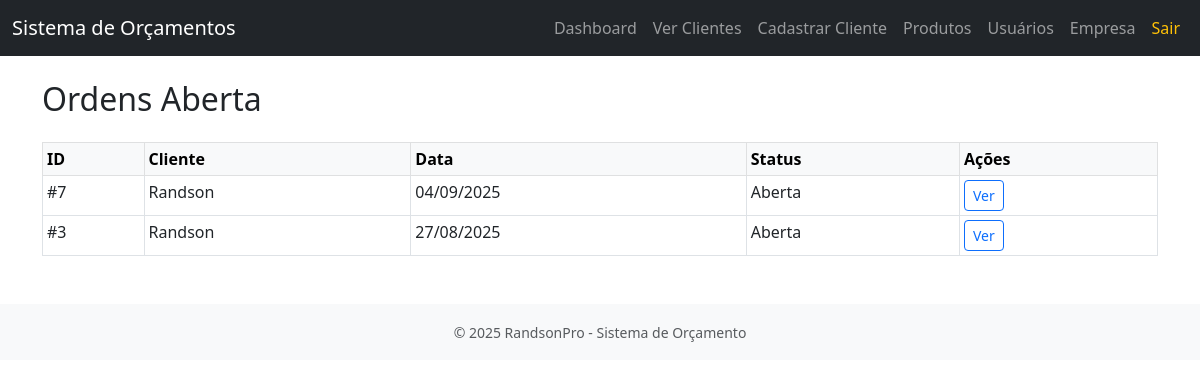
Page /ordens/Aberta (signed in) on the committed database.
### models.py (models this page shows, shortened)
class OrdemServico(db.Model):
    __tablename__ = 'ordens_servico'
    id = db.Column(db.Integer, primary_key=True)
    cliente_id = db.Column(db.Integer, db.ForeignKey('clientes.id'), nullable=False)
    observacoes = db.Column(db.Text)
    data_criacao = db.Column(db.DateTime, default=datetime.utcnow)
    desconto = db.Column(db.Float, default=0.0)
    status = db.Column(db.String(50), default='Aberta')
    itens_os = db.relationship('ItemOS', backref='ordem', cascade='all, delete-orphan')

class Cliente(db.Model):
    __tablename__ = 'clientes'
    id = db.Column(db.Integer, primary_key=True)
    nome = db.Column(db.String(100), nullable=False)
    telefone = db.Column(db.String(20))
    email = db.Column(db.String(100))
    cpf_cnpj = db.Column(db.String(20))
    cidade = db.Column(db.String(100))
    ordens = db.relationship('OrdemServico', backref='cliente', cascade='all, delete-orphan')

### app.py (the view)
@app.route('/ordens/<status>')
@login_required
def listar_ordens_por_status(status):
    ordens = OrdemServico.query.filter_by(status=status.capitalize()).order_by(OrdemServico.data_criacao.desc()).all()
    return render_template('lista_ordens.html', ordens=ordens, status=status)

### app.py (called while the page is built)
def login_required(f):
    @wraps(f)
    def decorated_function(*args, **kwargs):
        if 'usuario_id' not in session:
            flash("Você precisa estar logado para acessar esta página.", "warning")
            return redirect(url_for('login'))
        return f(*args, **kwargs)
    return decorated_function

@app.context_processor
def inject_datetime():
    return {'datetime': datetime}

### templates/lista_ordens.html (shortened to what this page needs)
{% extends 'base.html' %}
{% block content %}
<h2 class="mb-4">Ordens {{ status.capitalize() }}</h2>
{% if ordens %}
  <table class="table table-sm table-bordered">
    <thead class="table-light">
      <tr>
        <th>ID</th>
        <th>Cliente</th>
        <th>Data</th>
        <th>Status</th>
        <th>Ações</th>
      </tr>
    </thead>
    <tbody>
      {% for os in ordens %}
      <tr>
        <td>#{{ os.id }}</td>
        <td>{{ os.cliente.nome }}</td>
        <td>{{ os.data_criacao.strftime('%d/%m/%Y') }}</td>
        <td>{{ os.status }}</td>
        <td>
          <a href="{{ url_for('visualizar_os', os_id=os.id) }}" class="btn btn-sm btn-outline-primary">Ver</a>
        </td>
      </tr>
      {% endfor %}
    </tbody>
  </table>
{% else %}
  <div class="alert alert-info">Nenhuma ordem com status "{{ status }}" encontrada.</div>
{% endif %}
{% endblock %}

### rows in the picture
OrdemServico: id "7", cliente.nome "Randson", data_criacao "04/09/2025", status "Aberta"
OrdemServico: id "3", cliente.nome "Randson", data_criacao "27/08/2025", status "Aberta"

### other values in the picture
{{ status.capitalize() }} "Aberta"
